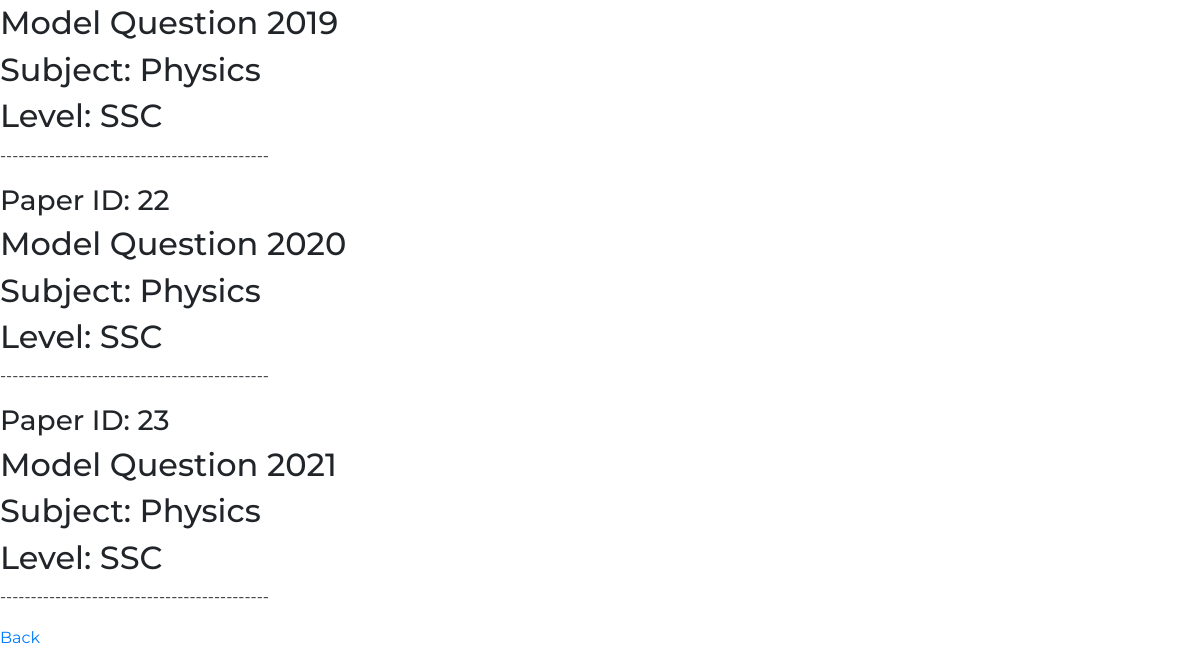
The page /showPapers.php (lower part) on the database as committed earlier.
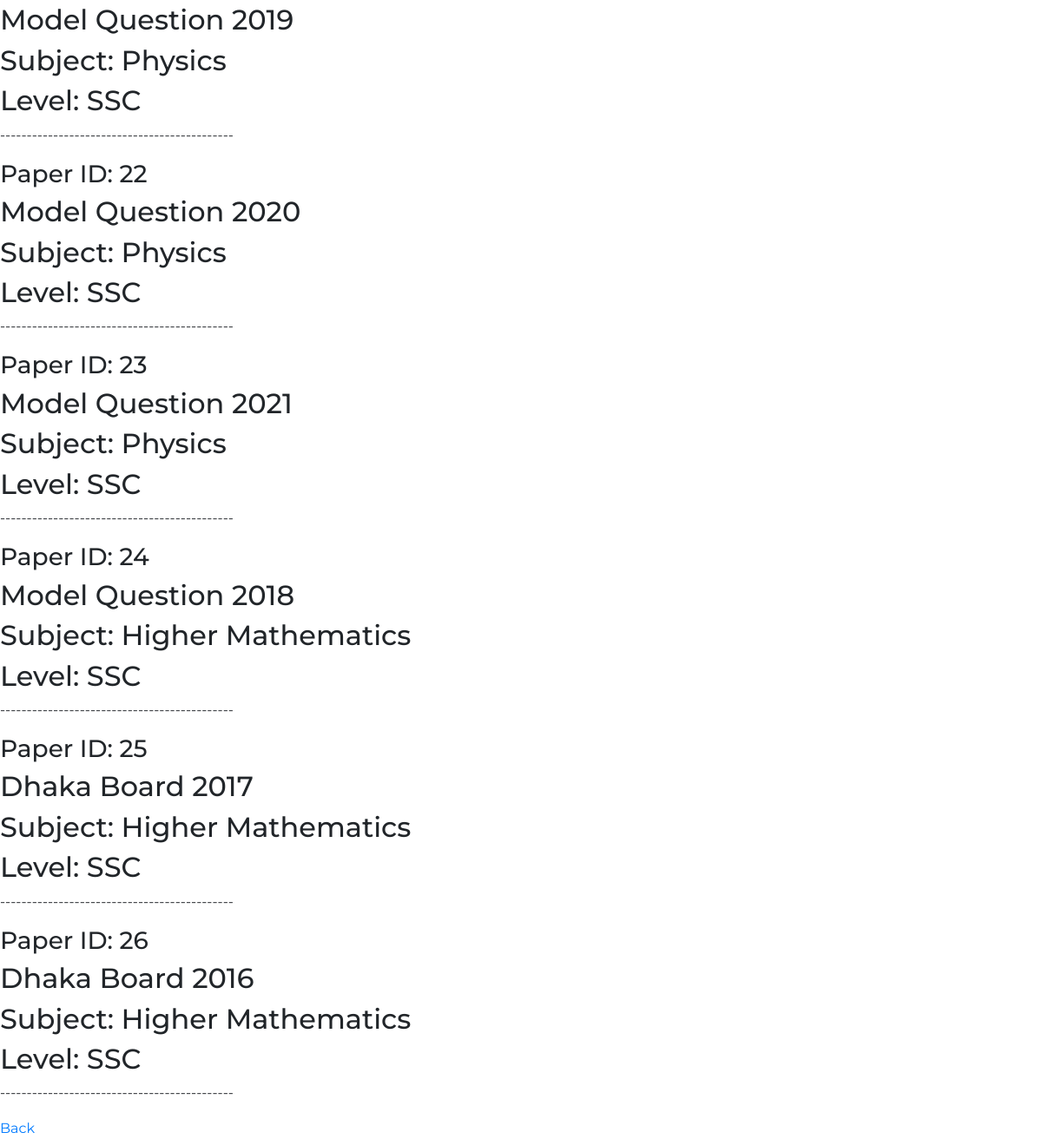
The same page on the database as committed later.
### tables this page shows
CREATE TABLE `papers` (
  `paperID` int(10) NOT NULL,
  `paperLevel` varchar(10) NOT NULL,
  `paperYear` int(10) NOT NULL,
  `paperSubject` varchar(50) NOT NULL,
  `paperBoard` varchar(30) NOT NULL,
  `paperMarks` varchar(30) NOT NULL,
  `paperTime` varchar(30) NOT NULL,
  `paperNote` varchar(1024) DEFAULT NULL
);

### showPapers.php (the view, shortened to what this page needs)
<!DOCTYPE html>
<html lang="en">
    <head>
        <link rel="stylesheet" href="https://cdn.jsdelivr.net/npm/bootstrap@4.3.1/dist/css/bootstrap.min.css">
        <link id="stylesheet" rel="stylesheet" href="styleMain.css">
    </head>
    <body>
        <?php
            $conn = mysqli_connect('localhost','root','','testdb') or die('connection failed');
            $sql = "SELECT paperID, paperLevel, paperYear, paperSubject, paperBoard FROM `papers`";
            $result = $conn->query($sql);
            if ($result->num_rows > 0) {
                while ($row = $result->fetch_assoc()) {
                    $paperID = $row["paperID"];
                    $level = $row["paperLevel"];
                    $year = $row["paperYear"];
                    $subject = $row["paperSubject"];
                    $board = $row["paperBoard"];
                    echo '<h3>Paper ID: '.$paperID.'</h3>';
                    echo '<h2>'.$board.' '.$year.'</h2>';
                    echo '<h2>Subject: '.$subject.'</h2>';
                    echo '<h2>Level: '.$level.'</h2>';
                    echo '<p>--------------------------------------------</p>';
                }
            } else {
                echo "No products found.";
            }
        ?>
        <a href="index.php">Back</a>
    </body>
</html>

Rows that differ between the two databases and show on the page:
added papers: paperID "24", paperBoard "Model Question", paperYear "2018", paperSubject "Higher Mathematics", paperLevel "SSC"
added papers: paperID "25", paperBoard "Dhaka Board", paperYear "2017", paperSubject "Higher Mathematics", paperLevel "SSC"
added papers: paperID "26", paperBoard "Dhaka Board", paperYear "2016", paperSubject "Higher Mathematics", paperLevel "SSC"
